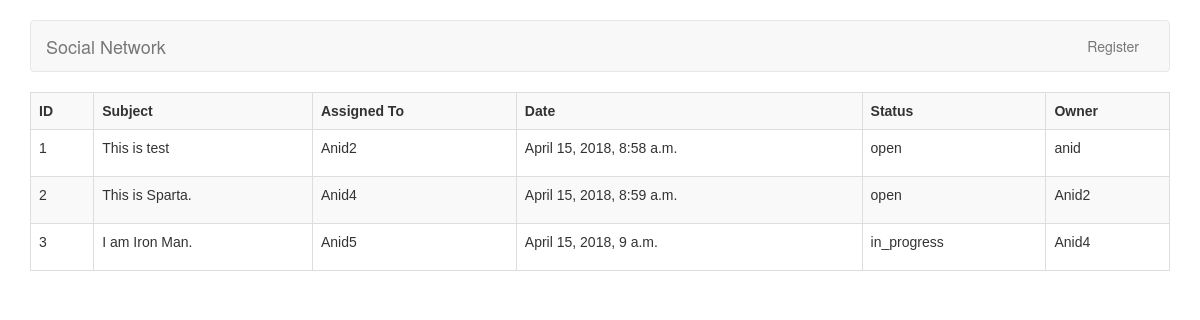
The app's page /ticket/list/ with its own data.
### ticket/models.py (models this page shows, shortened)
class Tickets(models.Model):
	class Meta:
		verbose_name_plural = "tickets"
	ticket_id = models.AutoField(primary_key=True)
	subject = models.CharField(max_length=350)
	description = models.TextField()
	STATUS_CHOICES = (
			('open','OPEN'),
			('closed', 'CLOSED'),
			('fixed', 'FIXED'),
			('in_progress', 'IN PROGRESS'),
			('reopened','REOPENED')
		)
	status  = models.CharField(max_length=30, choices=STATUS_CHOICES)
	PRIORITY_CHOICES = (
			('low', 'LOW'),
			('medium', 'MEDIUM'),
			('high', 'HIGH'),
			('critical', 'CRITICAL')
		)
	priority = models.CharField(max_length=20, choices=PRIORITY_CHOICES)
	department_id = models.ForeignKey(Departments, on_delete=models.CASCADE)
	created_date = models.DateTimeField(auto_now_add=True)
	ticket_owner = models.CharField(max_length=250)
	assigned_to = models.ForeignKey(Employee, on_delete=models.CASCADE)

class Employee(models.Model):
	class Meta:
		verbose_name_plural = "employee"
	emp_id = models.AutoField(primary_key=True)
	name = models.CharField(max_length=250)
	email_id = models.EmailField(max_length=250)
	password = models.CharField(max_length=250)
	department_id = models.ForeignKey(Departments, on_delete=models.CASCADE)
	is_admin = models.BooleanField(default=False)
	is_active = models.BooleanField(default=True)
	def __str__(self):
		return self.name

### ticket/views.py (the view)
# urls.py: path('list/', views.list_view, name='list'),
def list_view(request):
	data = Tickets.objects.all()
	return render(request, 'ticket/list.html', {'data':data})

### ticket/templates/ticket/list.html (shortened to what this page needs)
{% extends 'base.html' %}
{% block body %}
<div class="container">
	<table class="table table-striped table-hover">
		<tr>
			<th scope="col"> ID </th>
			<th scope="col"> Subject </th>
			<th scope="col"> Assigned To </th>
			<th scope="col"> Date </th>
			<th scope="col"> Status </th>
			<th scope="col"> Owner </th>
		</tr>
	{% for ticket in data %}
		<tr>
			<td> {{ ticket.ticket_id }} </td>
			<td> {{ ticket.subject }} </td>
			<td> {{ ticket.assigned_to }} </p>
			<td> {{ ticket.created_date }} </td>
			<td> {{ ticket.status }} </td>
			<td> {{ ticket.ticket_owner }} </td>
		</tr>
	{% endfor %}
	</table>
</div>
{% endblock %}

### ticket/templates/base.html (shortened to what this page needs)
<!DOCTYPE html>
<html>
<head>
	<link rel="stylesheet" href="https://maxcdn.bootstrapcdn.com/bootstrap/3.3.7/css/bootstrap.min.css">
  {% load static %}
</head>
<body>
	<br>
	<div class="container">
		<nav class="navbar navbar-default">
        <div class="container-fluid">
          <div class="navbar-header">
            <a class="navbar-brand" href="#">Social Network</a>
          </div>
          <div id="navbar" class="navbar-collapse collapse">
            <ul class="nav navbar-nav navbar-right">
              <li><a href="/account/register">Register</a></li>
            </ul>
          </div>
        </div>
      </nav>
	</div>
	{%block body %}{% endblock %}
</body>
</html>

### ticket/templates/ticket/list.html (style rules this page uses)
table { font-family: arial, sans-serif; border-collapse: collapse; width: 100%; }
td, th { border: 1px solid #dddddd; text-align: left; padding: 8px; }

### records on screen
Tickets: ticket_id "1", subject "This is test", assigned_to "Anid2", created_date "April 15, 2018, 8:58 a.m.", status "open", ticket_owner "anid"
Tickets: ticket_id "2", subject "This is Sparta.", assigned_to "Anid4", created_date "April 15, 2018, 8:59 a.m.", status "open", ticket_owner "Anid2"
Tickets: ticket_id "3", subject "I am Iron Man.", assigned_to "Anid5", created_date "April 15, 2018, 9 a.m.", status "in_progress", ticket_owner "Anid4"
